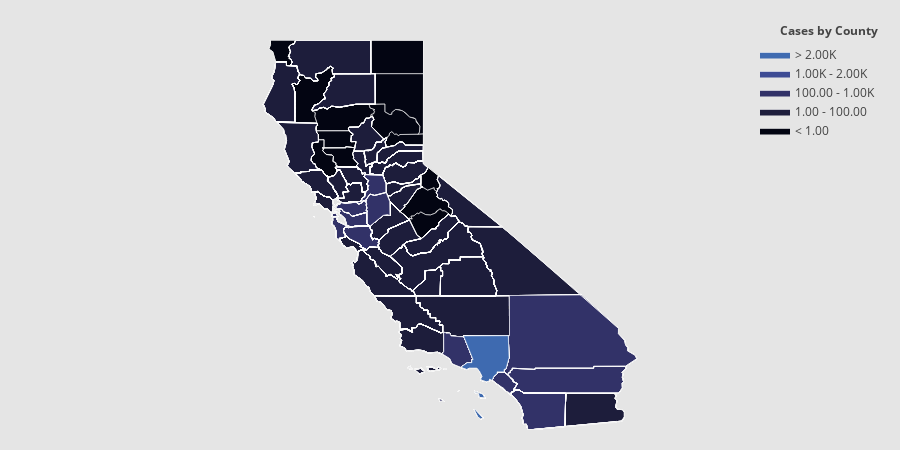

Notebook cell for this chart:
### Code cell
values = complete['cases'].tolist()
fips = complete['fips'].tolist()

#endpts = list(np.mgrid[min(values):max(values):4j])
colorscale = ["#030512","#1d1d3b","#323268","#3d4b94","#3e6ab0"]
fig = ff.create_choropleth(
    fips=fips, values=values, scope=['California'], show_state_data=True,
    colorscale=colorscale, binning_endpoints=[1, 100, 1000, 2000], round_legend_values=True,
    plot_bgcolor='rgb(229,229,229)',
    paper_bgcolor='rgb(229,229,229)',
    legend_title='Cases by County',
    county_outline={'color': 'rgb(255,255,255)', 'width': 0.5},
    exponent_format=True,
)
fig.layout.template = None
fig.show()
